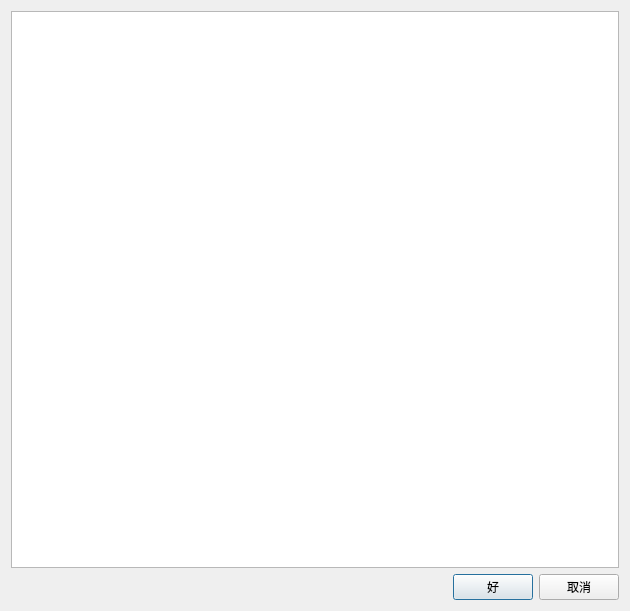
<?xml version="1.0" encoding="UTF-8"?>
<ui version="4.0">
 <class>Dialog</class>
 <widget class="QDialog" name="Dialog">
  <property name="windowModality">
   <enum>Qt::NonModal</enum>
  </property>
  <property name="geometry">
   <rect>
    <x>0</x>
    <y>0</y>
    <width>630</width>
    <height>611</height>
   </rect>
  </property>
  <property name="sizePolicy">
   <sizepolicy hsizetype="Preferred" vsizetype="Preferred">
    <horstretch>0</horstretch>
    <verstretch>0</verstretch>
   </sizepolicy>
  </property>
  <property name="mouseTracking">
   <bool>false</bool>
  </property>
  <property name="windowTitle">
   <string>Dialog</string>
  </property>
  <property name="sizeGripEnabled">
   <bool>false</bool>
  </property>
  <layout class="QVBoxLayout" name="verticalLayout" stretch="1,0">
   <item>
    <widget class="QTreeWidget" name="treeWidget">
     <property name="sortingEnabled">
      <bool>true</bool>
     </property>
     <property name="allColumnsShowFocus">
      <bool>true</bool>
     </property>
     <attribute name="headerVisible">
      <bool>false</bool>
     </attribute>
     <column>
      <property name="text">
       <string notr="true">1</string>
      </property>
     </column>
    </widget>
   </item>
   <item>
    <layout class="QHBoxLayout" name="horizontalLayout" stretch="1,0,0">
     <item>
      <widget class="QWidget" name="widget" native="true"/>
     </item>
     <item>
      <widget class="QPushButton" name="btnOk">
       <property name="text">
        <string>好</string>
       </property>
      </widget>
     </item>
     <item>
      <widget class="QPushButton" name="btnCancel">
       <property name="text">
        <string>取消</string>
       </property>
      </widget>
     </item>
    </layout>
   </item>
  </layout>
 </widget>
 <resources/>
 <connections/>
</ui>
